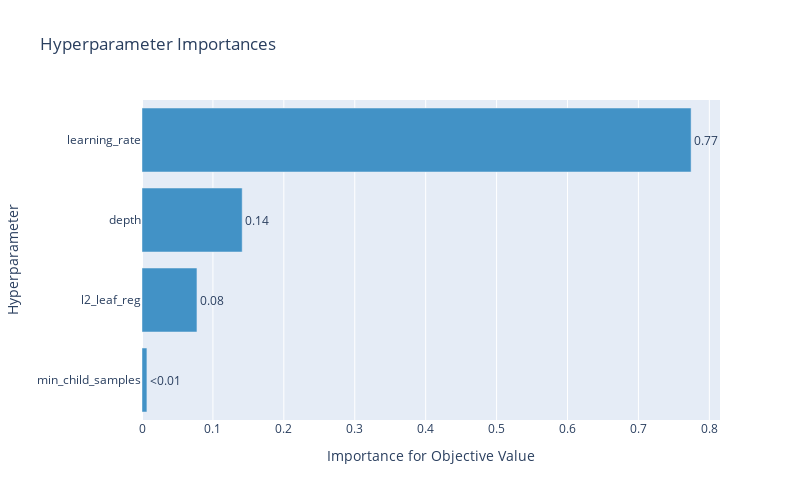

The notebook cell this image was saved under:
### Code cell
fig = optuna.visualization.plot_param_importances(study)
fig.update_layout(width=800, height=500)
plt.tight_layout()
fig.show()

### Figure 1 — Plotly figure (JSON) as saved in the notebook; plotly's stock layout.template omitted (floating-point values rounded to 4 significant figures)
{"data": [{"cliponaxis": false, "hovertemplate": ["min_child_samples (IntDistribution): 0.006925245371284735<extra></extra>", "l2_leaf_reg (FloatDistribution): 0.07750012130618705<extra></extra>", "depth (IntDistribution): 0.14127598071020858<extra></extra>", "learning_rate (FloatDistribution): 0.7742986526123198<extra></extra>"], "marker": {"color": "rgb(66,146,198)"}, "orientation": "h", "text": ["<0.01", "0.08", "0.14", "0.77"], "textposition": "outside", "type": "bar", "x": [0.006925, 0.0775, 0.1413, 0.7743], "y": ["min_child_samples", "l2_leaf_reg", "depth", "learning_rate"]}], "layout": {"height": 500, "showlegend": false, "title": {"text": "Hyperparameter Importances"}, "width": 800, "xaxis": {"title": {"text": "Importance for Objective Value"}}, "yaxis": {"title": {"text": "Hyperparameter"}}}}
